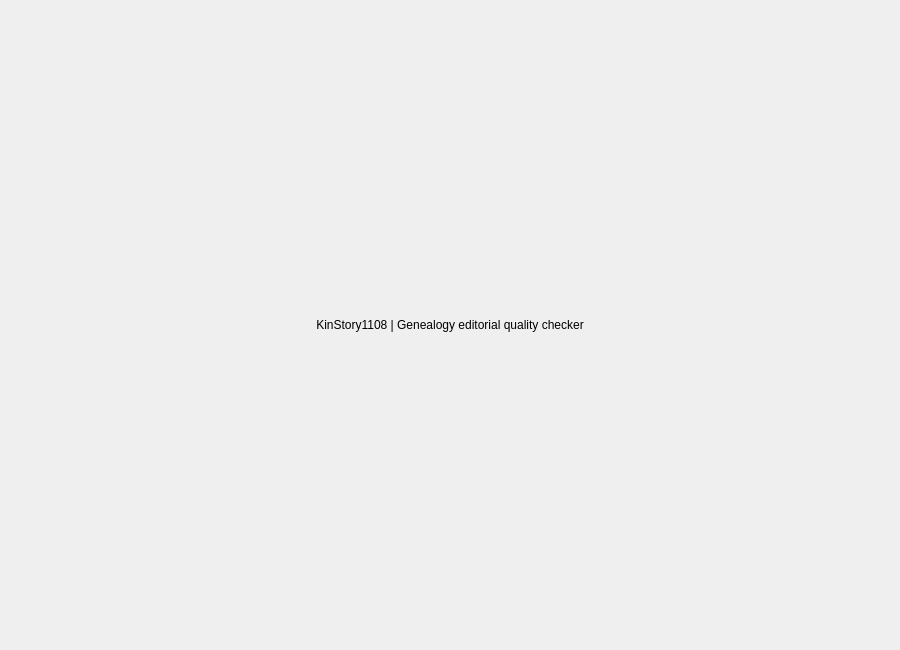
<?xml version="1.0" encoding="UTF-8"?>
<ui version="4.0">
 <class>MainWindow</class>
 <widget class="QMainWindow" name="MainWindow">
  <property name="geometry"><rect><x>0</x><y>0</y><width>900</width><height>650</height></rect></property>
  <property name="windowTitle"><string>KinStory1108</string></property>
  <widget class="QWidget" name="centralwidget">
   <layout class="QVBoxLayout" name="verticalLayout">
    <item><widget class="QLabel" name="titleLabel"><property name="text"><string>KinStory1108 | Genealogy editorial quality checker</string></property><property name="alignment"><set>Qt::AlignmentFlag::AlignCenter</set></property></widget></item>
   </layout>
  </widget>
 </widget>
 <resources/>
 <connections/>
</ui>
